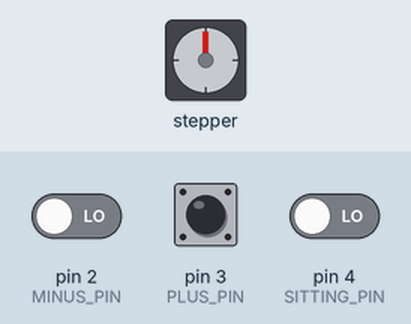
This sketch was run on a simulated Arduino Uno, built with avr-gcc and run on an emulated ATmega328P. Parts: stepper motor. Wiring (inferred from the names in the program): stepper motor driver (200 steps per turn assumed): step pin 6; direction pin 5. The inputs (shaded band) are chosen by the test bench; at power-on: pin 2 (MINUS_PIN) LOW, pin 3 (PLUS_PIN) LOW, pin 4 (SITTING_PIN) LOW.

Above: at 1.2 s.
1.3 s: pin 2 (MINUS_PIN) driven HIGH
At 2.1 s:
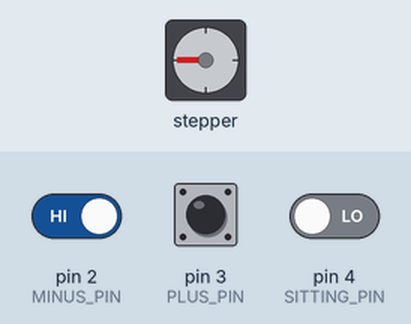
At 2.49 s:
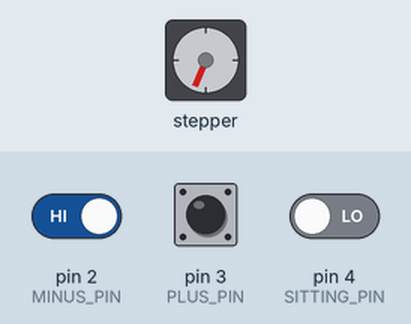
4.3 s: pin 3 (PLUS_PIN) driven HIGH
At 4.68 s:
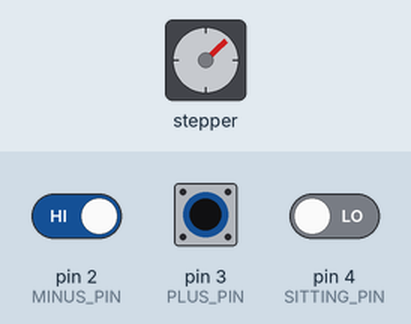
7.3 s: pin 3 (PLUS_PIN) pulsed LOW 2 times (0.12 s each, 0.3 s apart)
10.9 s: pin 3 (PLUS_PIN) driven LOW
13.9 s: pin 4 (SITTING_PIN) driven HIGH
Timing chart, 0 to 17.9 s (numbered marks = the images above; inputs shaded):
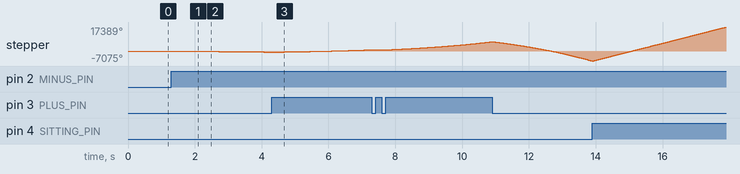

The sketch:

3-time-code.ino
```cpp
#define CLOCKDIR_PIN 5
#define CLOCKSTEP_PIN 6
#define SITTING_PIN 4
#define PLUS_PIN 3
#define MINUS_PIN 2
#define LED_PIN 13

int CLOCKDIR = LOW;
int CLOCKTIMESAT = 0;
float CLOCKSPEED = 0.001;
int SITTING = LOW;
int PLUS = LOW;
int MINUS = LOW;


unsigned long TIMER;
boolean GOINGBACK = false;
boolean BUTTONRELEASED = true;

//speed is any number from .01 -> 1 with 1 being fastest - Slower is stronger,
//the clock stepper works from 0.00000001 to 0,4 with external power, 0,00000001-0,25 with battery


void setup() {
//  Serial.begin(9600);


  pinMode(CLOCKDIR_PIN, OUTPUT);
  pinMode(CLOCKSTEP_PIN, OUTPUT);
  pinMode(SITTING_PIN, INPUT);

}

void loop() {

  SITTING = digitalRead(SITTING_PIN);
  PLUS = digitalRead(PLUS_PIN);
  MINUS = digitalRead(MINUS_PIN);


  if (SITTING == HIGH) {

    if (CLOCKSPEED <= 0.5) {
      CLOCKSPEED = (CLOCKSPEED + 0.001);
    }
//    Serial.println(CLOCKSPEED);
    rotate(22, CLOCKSPEED, HIGH, CLOCKDIR_PIN, CLOCKSTEP_PIN);
    CLOCKTIMESAT++;
    GOINGBACK = true;

  }  else if (GOINGBACK) {
    delay (20);
    if (CLOCKSPEED > 0.4) {
      CLOCKSPEED = 0,3;
    }
    //
    //      for (int i = 0; i<CLOCKTIMESAT;i++){
    //          if (CLOCKSPEED > 0.3) {
    //            CLOCKSPEED = 0,01;
    //          }
    //
    //          if (CLOCKSPEED <= 0.3) {
    //            CLOCKSPEED = (CLOCKSPEED + 0.01);
    //          }
//    Serial.println(CLOCKSPEED);
    rotate((22 * CLOCKTIMESAT), CLOCKSPEED, LOW, CLOCKDIR_PIN, CLOCKSTEP_PIN);
    CLOCKTIMESAT = 0;
    CLOCKSPEED = 0.01;
    GOINGBACK = false;

  } else if (PLUS == HIGH) {

    if (CLOCKSPEED <= 0.5) {
      CLOCKSPEED = (CLOCKSPEED + 0.001);
      BUTTONRELEASED = true;
    }

    rotate(22, CLOCKSPEED, HIGH, CLOCKDIR_PIN, CLOCKSTEP_PIN);

  } else if (MINUS == HIGH) {

    if (CLOCKSPEED <= 0.5) {
      CLOCKSPEED = (CLOCKSPEED + 0.001);
      BUTTONRELEASED = true;
    }

    rotate(22, CLOCKSPEED, LOW, CLOCKDIR_PIN, CLOCKSTEP_PIN);

  } else if (BUTTONRELEASED) {
    CLOCKSPEED = 0.01;
    BUTTONRELEASED = false;
  }


  //
  //  rotate(524, CLOCKSPEED, HIGH, CLOCKDIR_PIN, CLOCKSTEP_PIN);
  //  delay(1000);
  //
  //  rotate(6288, CLOCKSPEED, HIGH, CLOCKDIR_PIN, CLOCKSTEP_PIN);
  //  delay(1000);
  //
  //  rotate(6288, CLOCKSPEED, LOW, CLOCKDIR_PIN, CLOCKSTEP_PIN);
  //  delay(1000);
  //
  //  rotate(6288, CLOCKSPEED, LOW, CLOCKDIR_PIN, CLOCKSTEP_PIN);
  //  delay(1000);


  // make 1/60th turn with the big hand every minute


}


void rotate(int steps, float speed, int dir, int DIR_PIN, int STEP_PIN) {
  //rotate a specific number of microsteps (8 microsteps per step) - (negative for reverse movement)


  digitalWrite(DIR_PIN, dir);

  float usDelay = (1 / speed) * 70;

  for (int i = 0; i < steps; i++) {

    digitalWrite(STEP_PIN, HIGH);
    delayMicroseconds(usDelay);

    digitalWrite(STEP_PIN, LOW);
    delayMicroseconds(usDelay);
  }
}
```

Measured:
- after the input at 1.3 s, stepper: keeps turning counter-clockwise at about 228°/s, starting at once
